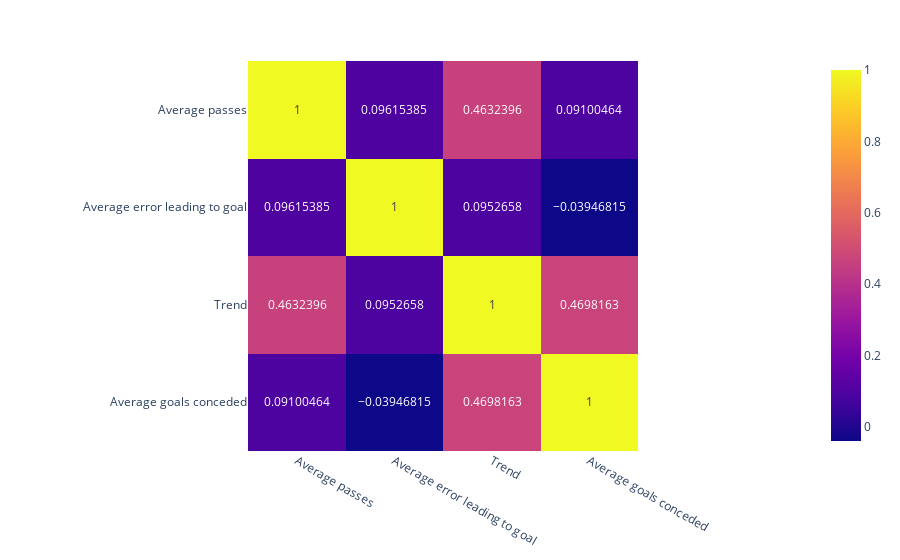

This figure's notebook cell:
### Markdown cell above
#### **3.2 - Vị trí hậu vệ**

**Câu hỏi nhỏ 3:** Đối với vị trí hậu vệ, có ý kiến cho rằng cầu thủ càng bị thủng lưới nhiều sẽ có xu hướng chơi bóng chủ động hơn. Bằng việc so sánh độ tương quan giữa cột giá trị average goals conceded với cột giá trị "điểm số xu hướng chơi bóng", ta sẽ biết được liệu ý kiến ở trên là đúng hay sai. 

**Ý nghĩa:** Việc này sẽ giúp công tác chuẩn bị tâm lí thi đấu với các cầu thủ sẽ được cải thiện.

**Câu hỏi nhỏ 4:** Đối với vị trí hậu vệ, có ý kiến cho rằng các cầu thủ nên giảm thiểu số lượng chuyền bóng để ít mắc lỗi hơn dẫn đến bàn thắng cho đối phương hơn. Bằng việc so sánh độ tương quan giữa cột giá trị average passes với cột giá trị average errors leading to goal, ta sẽ biết được liệu ý kiến ở trên là đúng hay sai. 

**Ý nghĩa:** Việc này sẽ giúp điều chỉnh lối đá của cầu thủ nhắm tăng khả năng phòng thủ của đội bóng.

### Code cell
dfDefender_copy['Average goals conceded'] =  (dfDefender_copy['Goals conceded'] / dfDefender_copy['Appearances'])
dfDefender_copy['Average passes'] = (dfDefender_copy['Passes'] / dfDefender_copy['Appearances'])
dfDefender_copy['Average error leading to goal'] = (dfDefender_copy['Errors leading to goal'] / dfDefender_copy['Appearances'])

dfDefender_coor = dfDefender_copy[['Average passes', 'Average error leading to goal', 
                                    'Trend', 'Average goals conceded']].copy().corr() 

fig = px.imshow(np.array(dfDefender_coor), x = dfDefender_coor.columns, y = dfDefender_coor.index, text_auto=True)
fig.show()

### Figure 1 — Plotly figure (JSON) as saved in the notebook; plotly's stock layout.template omitted (floating-point values rounded to 4 significant figures)
{"data": [{"coloraxis": "coloraxis", "name": "0", "texttemplate": "%{z}", "x": ["Average passes", "Average error leading to goal", "Trend", "Average goals conceded"], "y": ["Average passes", "Average error leading to goal", "Trend", "Average goals conceded"], "z": [[1, 0.09615, 0.4632, 0.091], [0.09615, 1, 0.09527, -0.03947], [0.4632, 0.09527, 1, 0.4698], [0.091, -0.03947, 0.4698, 1]], "type": "heatmap", "xaxis": "x", "yaxis": "y", "hovertemplate": "x: %{x}<br>y: %{y}<br>color: %{z}<extra></extra>"}], "layout": {"xaxis": {"anchor": "y", "domain": [0, 1], "scaleanchor": "y", "constrain": "domain"}, "yaxis": {"anchor": "x", "domain": [0, 1], "autorange": "reversed", "constrain": "domain"}, "coloraxis": {"colorscale": [[0, "#0d0887"], [0.1111, "#46039f"], [0.2222, "#7201a8"], [0.3333, "#9c179e"], [0.4444, "#bd3786"], [0.5556, "#d8576b"], [0.6667, "#ed7953"], [0.7778, "#fb9f3a"], [0.8889, "#fdca26"], [1, "#f0f921"]]}, "margin": {"t": 60}}}
